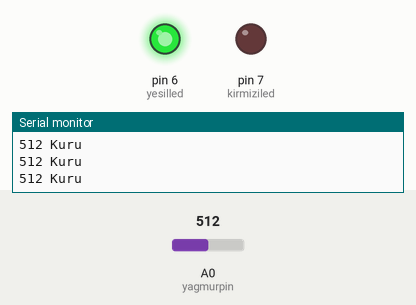
Simulated run of this sketch. Board: Arduino Uno, built with avr-gcc and run on an emulated ATmega328P. On the bench: output pins drawn as LEDs (lit = HIGH), the last lines printed to the serial monitor. The inputs (shaded band) are chosen by the test bench; at power-on: A0 (yagmurpin) = 512.

Above: at 1.3 s.
1.4 s: A0 (yagmurpin) set to 482
At 2.7 s:
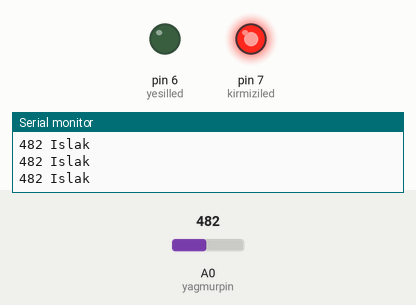
3.0 s: A0 (yagmurpin) set to 510
At 4.1 s:
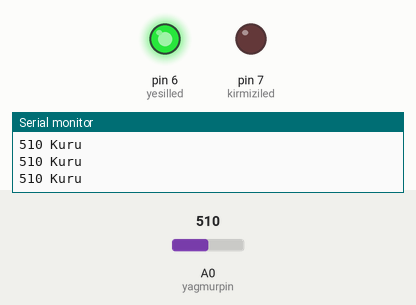
4.5 s: A0 (yagmurpin) set to 490
At 5.3 s:
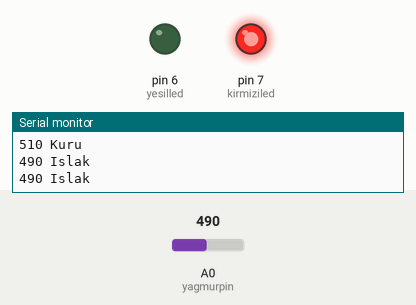
Timing chart, 0 to 7.5 s (numbered marks = the images above; inputs shaded):
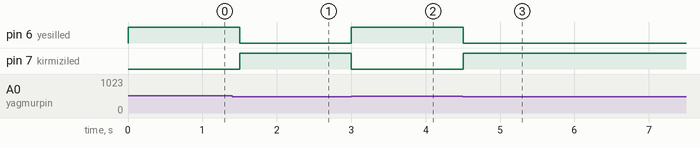

Measured:
- the behaviour switches between 500 and 499 on A0 (yagmurpin) (found by bisection; images 0 and 1)
- after the input at 1.4 s, pin 6 (yesilled): HIGH → LOW after 0.10 s; pin 7 (kirmiziled): LOW → HIGH after 0.10 s
- after the input at 3.0 s, pin 6 (yesilled): LOW → HIGH at once; pin 7 (kirmiziled): HIGH → LOW at once
- after the input at 4.5 s, pin 6 (yesilled): HIGH → LOW at once; pin 7 (kirmiziled): LOW → HIGH at once

The sketch:

3.5.1_Yagmur_Sensoru.ino
```cpp
int yagmurpin = A0; //yağmur sensör pini tanımlanır.
int yesilled = 6; //yeşil LED pini tanımlanır.
int kirmiziled = 7; //kırmızı LED pini tanımlanır.
// Eşik değeri istenildiğinde değiştirilebilinir.
int esikdegeri = 500; //eşik değeri 500 olarak atanır.

void setup(){
pinMode(yagmurpin, INPUT);//Yağmur sensörü pini çıkış olarak atanır.
pinMode(yesilled, OUTPUT); //yeşil LED pini giriş olarak atanır.
pinMode(kirmiziled, OUTPUT); //kırmızı LED pini giriş olarak atanır.
digitalWrite(yesilled, LOW); //yeşil ve kırmızı LED'in ilk durumu LOW/sönük atanır.
digitalWrite(kirmiziled, LOW);
Serial.begin(9600); //seri veri alışverişi başlatılır.
}

void loop() {
// Analog pin A0'dan değer okunur
int sensordegeri = analogRead(yagmurpin);
Serial.print(sensordegeri);//okunan analog değer ekrana yazdırılır.
if(sensordegeri < esikdegeri){ //eğer sensör değeri eşik değeri 500'den küçükse ekrana Islak yazar ve kırmızı LED yanar.
Serial.println(" Islak");
digitalWrite(yesilled, LOW);
digitalWrite(kirmiziled, HIGH);
}
else { //okunan değer, eşik değeri olan 500'den büyükse ekrana Kuru yazar ve yeşil LED yanar.
Serial.println(" Kuru");
digitalWrite(yesilled, HIGH);
digitalWrite(kirmiziled, LOW);
}
delay(500);//0.5 saniye bekleme
}
```
